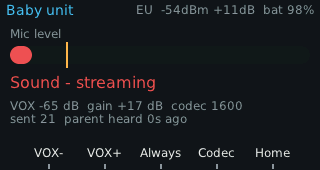
#> input picture store/screenshots/baby.png, 320 x 170 px; its folder holds 5 pictures in this run
$ python make_readme_images.py
#> lines starting #> are read from the running program, lines starting #| are printed output that depends on the picture; after the words box and inside, x2 and y2 are one past the last pixel; in counts of white or black regions, pixels touching at a corner belong together
#!/usr/bin/env python3
"""Build the README images from the raw framebuffer captures.

Raw captures (320x170, one per screen) live in store/screenshots/ and are also
the App Store assets. This script upscales them 2x with nearest-neighbour (the
UI is pixel-exact, so no smoothing), adds a bezel, and composes the pairs used
by README.md into docs/images/.

    python3 tools/make_readme_images.py
"""
from pathlib import Path

from PIL import Image, ImageDraw

ROOT = Path(__file__).resolve().parent.parent
SRC = ROOT / "store" / "screenshots"
OUT = ROOT / "docs" / "images"
SCALE = 2
BEZEL = 10
RADIUS = 10
GAP = 20
BEZEL_FILL = (11, 14, 17, 255)
BEZEL_LINE = (42, 49, 56, 255)


def framed(name):
    """One screen: 2x nearest upscale inside a rounded dark bezel."""
#> called with name = 'baby.png'
    raw = Image.open(SRC / name).convert("RGB")
#> raw is the input picture: PIL image 320x170 RGB; mean R, G, B 24.3, 27.1, 30.6
    screen = raw.resize((raw.width * SCALE, raw.height * SCALE), Image.NEAREST)
    w, h = screen.size
#> w = 640; h = 340
    outer = Image.new("RGBA", (w + 2 * BEZEL, h + 2 * BEZEL), (0, 0, 0, 0))
#> outer: PIL image 660x360 RGBA; every value is 0
    mask = Image.new("L", outer.size, 0)
#> mask: PIL image 660x360 L; every value is 0
    ImageDraw.Draw(mask).rounded_rectangle([0, 0, outer.width - 1, outer.height - 1], RADIUS, fill=255)
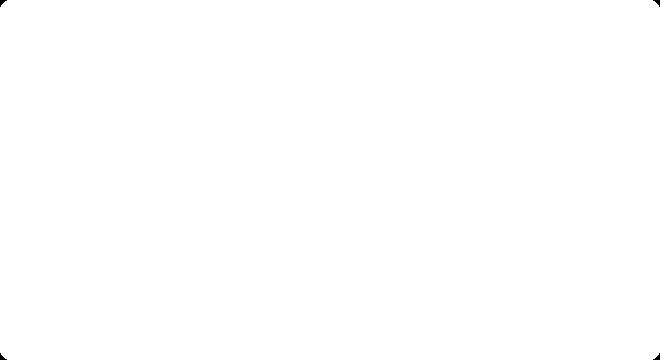
#> mask: PIL image 660x360 L; 100% white; 4 black regions, box (x1, y1, x2, y2) and area: (0, 0, 7, 7) 23, (653, 0, 660, 7) 23, (0, 353, 7, 360) 23, (653, 353, 660, 360) 23
    body = Image.new("RGBA", outer.size, BEZEL_FILL)
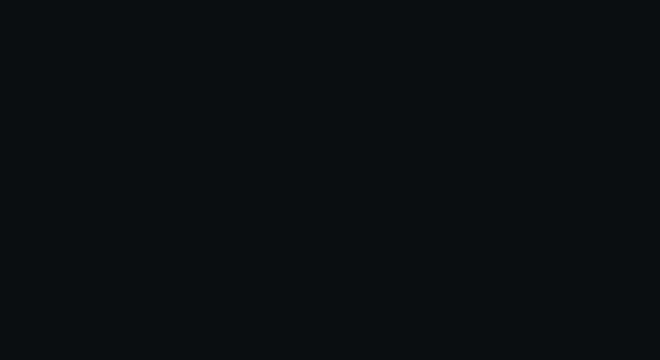
#> body: PIL image 660x360 RGBA; mean R, G, B, A 11, 14, 17, 255
    body.putalpha(mask)
    outer = Image.alpha_composite(outer, body)
    screen_mask = Image.new("L", screen.size, 0)
#> screen_mask: PIL image 640x340 L; every value is 0
    ImageDraw.Draw(screen_mask).rounded_rectangle([0, 0, w - 1, h - 1], 4, fill=255)
#> screen_mask: PIL image 640x340 L; 100% white; black in thin lines or dots
    outer.paste(screen, (BEZEL, BEZEL), screen_mask)
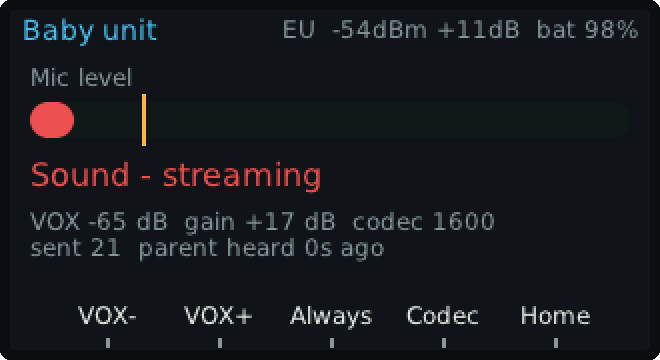
#> outer: PIL image 660x360 RGBA; mean R, G, B, A 23.2, 26, 29.5, 254.9; transparent parts drawn white
    ImageDraw.Draw(outer).rounded_rectangle(
        [0, 0, outer.width - 1, outer.height - 1], RADIUS, outline=BEZEL_LINE, width=1
    )
    return outer


def row(names, out):
    imgs = [framed(n) for n in names]
#> call 2 of framed, with name = 'parent.png'
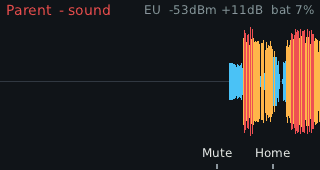
#> input picture store/screenshots/parent.png, 320 x 170 px
#> in framed, raw is the input picture: PIL image 320x170 RGB; mean R, G, B 42.6, 36.7, 34.8
#> in framed (call 2), `screen = raw.resize((raw.width * SCALE, raw.height * SCALE), Image.NEA..`:
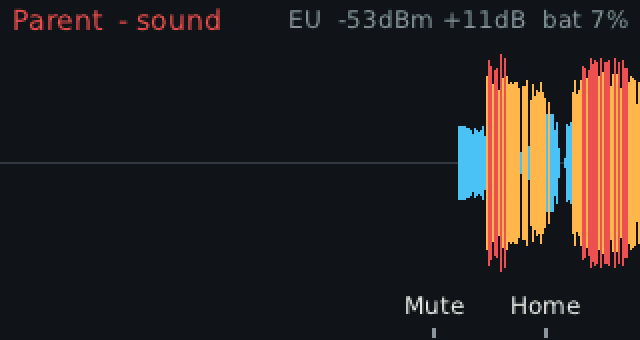
#> screen: PIL image 640x340 RGB; mean R, G, B 42.6, 36.7, 34.8
#> in framed (call 2), `outer.paste(screen, (BEZEL, BEZEL), screen_mask)`:
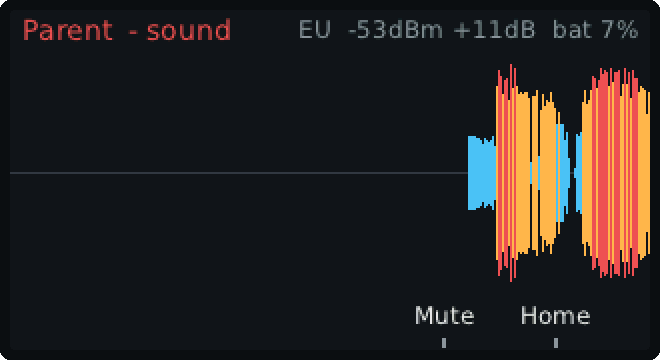
#> outer: PIL image 660x360 RGBA; mean R, G, B, A 39.9, 34.8, 33.2, 254.9; transparent parts drawn white
#> imgs = 2 items
    width = sum(i.width for i in imgs) + GAP * (len(imgs) - 1)
#> width = 1340
    height = max(i.height for i in imgs)
#> height = 360
    canvas = Image.new("RGBA", (width, height), (0, 0, 0, 0))
#> canvas: PIL image 1340x360 RGBA; every value is 0
    x = 0
    for i in imgs:
        canvas.alpha_composite(i, (x, 0))
        x += i.width + GAP
#> this loop made 2 passes
#> x on passes 1 to 2: 680, 1360
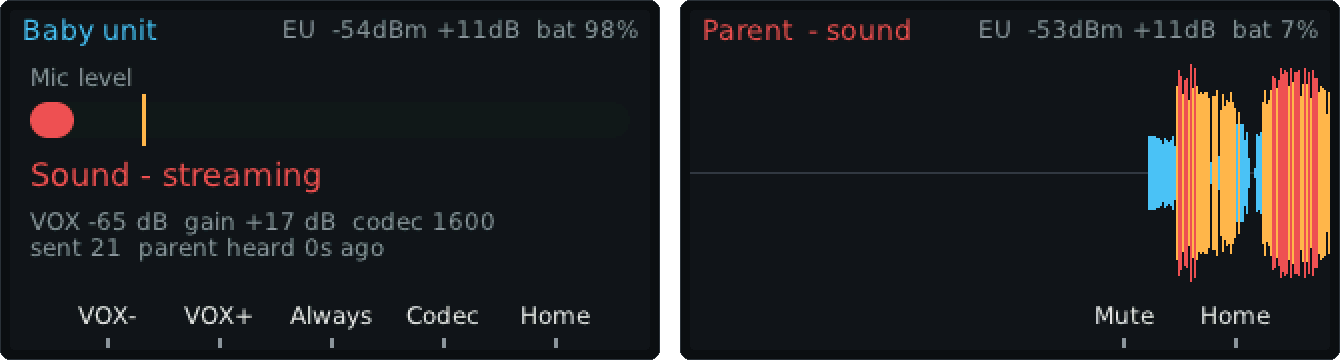
#> canvas: PIL image 1340x360 RGBA; mean R, G, B, A 31.3, 30.2, 31.2, 251.1; transparent parts drawn white
#> after the loop, x = 1360
    canvas.save(OUT / out, optimize=True)
    print(f"{out}: {canvas.width}x{canvas.height}")
#| monitoring.png: 1340x360


def main():
    OUT.mkdir(parents=True, exist_ok=True)
    row(["baby.png", "parent.png"], "monitoring.png")
    row(["pair.png", "pair-enter.png"], "pairing.png")
    row(["home.png", "link-lost.png"], "home-linklost.png")


if __name__ == "__main__":
#> (the run stopped early here; a loop or call above may not have finished)
